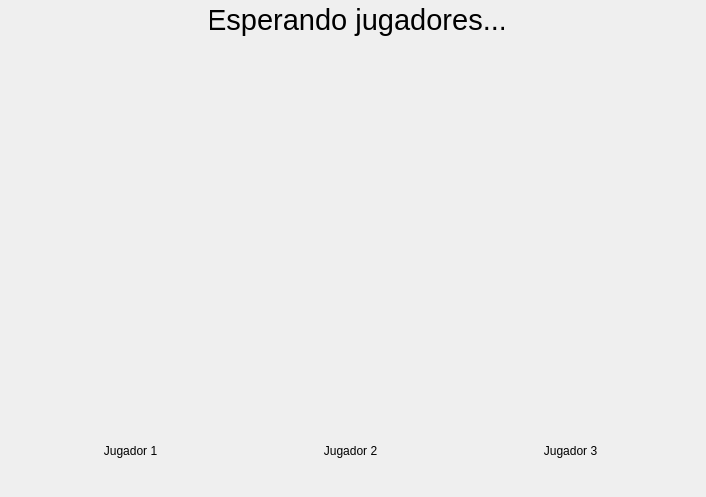
<?xml version="1.0" encoding="UTF-8"?>
<ui version="4.0">
 <class>sala_espera3</class>
 <widget class="QWidget" name="sala_espera3">
  <property name="enabled">
   <bool>true</bool>
  </property>
  <property name="geometry">
   <rect>
    <x>0</x>
    <y>0</y>
    <width>706</width>
    <height>497</height>
   </rect>
  </property>
  <property name="windowTitle">
   <string>Form</string>
  </property>
  <widget class="QLabel" name="label">
   <property name="geometry">
    <rect>
     <x>0</x>
     <y>0</y>
     <width>706</width>
     <height>497</height>
    </rect>
   </property>
   <property name="text">
    <string/>
   </property>
   <property name="pixmap">
    <pixmap resource="../Imagenes/imagenes.qrc">:/logo/Tapete_verde.jpg</pixmap>
   </property>
  </widget>
  <widget class="QLabel" name="EspJugLabel_3">
   <property name="geometry">
    <rect>
     <x>210</x>
     <y>0</y>
     <width>294</width>
     <height>39</height>
    </rect>
   </property>
   <property name="maximumSize">
    <size>
     <width>600</width>
     <height>50</height>
    </size>
   </property>
   <property name="font">
    <font>
     <pointsize>22</pointsize>
    </font>
   </property>
   <property name="cursor">
    <cursorShape>ArrowCursor</cursorShape>
   </property>
   <property name="text">
    <string>Esperando jugadores...</string>
   </property>
   <property name="alignment">
    <set>Qt::AlignCenter</set>
   </property>
  </widget>
  <widget class="QWidget" name="widget_15" native="true">
   <property name="geometry">
    <rect>
     <x>0</x>
     <y>80</y>
     <width>709</width>
     <height>342</height>
    </rect>
   </property>
   <widget class="QWidget" name="layoutWidget_3">
    <property name="geometry">
     <rect>
      <x>0</x>
      <y>-10</y>
      <width>709</width>
      <height>331</height>
     </rect>
    </property>
    <layout class="QHBoxLayout" name="horizontalLayout_4">
     <item>
      <widget class="QLabel" name="label_21">
       <property name="maximumSize">
        <size>
         <width>10</width>
         <height>100</height>
        </size>
       </property>
       <property name="text">
        <string/>
       </property>
      </widget>
     </item>
     <item>
      <widget class="QWidget" name="widget_16" native="true">
       <property name="maximumSize">
        <size>
         <width>152</width>
         <height>315</height>
        </size>
       </property>
       <property name="styleSheet">
        <string notr="true">background-color: rgba(191, 64, 64, 0);
border-color: rgb(0, 0, 0);</string>
       </property>
       <widget class="QLabel" name="dorso1_label">
        <property name="geometry">
         <rect>
          <x>0</x>
          <y>0</y>
          <width>152</width>
          <height>315</height>
         </rect>
        </property>
        <property name="autoFillBackground">
         <bool>false</bool>
        </property>
        <property name="styleSheet">
         <string notr="true">background-color: rgba(191, 64, 64, 0);</string>
        </property>
        <property name="text">
         <string/>
        </property>
        <property name="pixmap">
         <pixmap resource="../Imagenes/imagenes.qrc">:/cartas/default/dorso.png</pixmap>
        </property>
        <property name="scaledContents">
         <bool>true</bool>
        </property>
       </widget>
      </widget>
     </item>
     <item>
      <widget class="QLabel" name="label_22">
       <property name="maximumSize">
        <size>
         <width>10</width>
         <height>100</height>
        </size>
       </property>
       <property name="text">
        <string/>
       </property>
      </widget>
     </item>
     <item>
      <widget class="QWidget" name="widget_17" native="true">
       <property name="enabled">
        <bool>true</bool>
       </property>
       <property name="maximumSize">
        <size>
         <width>152</width>
         <height>315</height>
        </size>
       </property>
       <property name="styleSheet">
        <string notr="true">background-color: rgb(222, 221, 218);
background-color: rgba(191, 64, 64, 0);
border-color: rgb(0, 0, 0);</string>
       </property>
       <widget class="QLabel" name="dorso2_label">
        <property name="geometry">
         <rect>
          <x>0</x>
          <y>0</y>
          <width>152</width>
          <height>315</height>
         </rect>
        </property>
        <property name="autoFillBackground">
         <bool>false</bool>
        </property>
        <property name="styleSheet">
         <string notr="true">background-color: rgba(191, 64, 64, 0);</string>
        </property>
        <property name="text">
         <string/>
        </property>
        <property name="pixmap">
         <pixmap resource="../Imagenes/imagenes.qrc">:/cartas/default/dorso.png</pixmap>
        </property>
        <property name="scaledContents">
         <bool>true</bool>
        </property>
       </widget>
      </widget>
     </item>
     <item>
      <widget class="QLabel" name="label_23">
       <property name="maximumSize">
        <size>
         <width>10</width>
         <height>100</height>
        </size>
       </property>
       <property name="text">
        <string/>
       </property>
      </widget>
     </item>
     <item>
      <widget class="QWidget" name="widget_18" native="true">
       <property name="maximumSize">
        <size>
         <width>152</width>
         <height>315</height>
        </size>
       </property>
       <property name="styleSheet">
        <string notr="true">background-color: rgba(191, 64, 64, 0);
border-color: rgb(0, 0, 0);</string>
       </property>
       <widget class="QLabel" name="dorso3_label">
        <property name="geometry">
         <rect>
          <x>0</x>
          <y>0</y>
          <width>152</width>
          <height>315</height>
         </rect>
        </property>
        <property name="minimumSize">
         <size>
          <width>152</width>
          <height>315</height>
         </size>
        </property>
        <property name="maximumSize">
         <size>
          <width>152</width>
          <height>315</height>
         </size>
        </property>
        <property name="autoFillBackground">
         <bool>false</bool>
        </property>
        <property name="styleSheet">
         <string notr="true">background-color: rgba(191, 64, 64, 0);</string>
        </property>
        <property name="text">
         <string/>
        </property>
        <property name="pixmap">
         <pixmap resource="../Imagenes/imagenes.qrc">:/cartas/default/dorso.png</pixmap>
        </property>
        <property name="scaledContents">
         <bool>true</bool>
        </property>
       </widget>
      </widget>
     </item>
     <item>
      <widget class="QLabel" name="label_25">
       <property name="maximumSize">
        <size>
         <width>10</width>
         <height>100</height>
        </size>
       </property>
       <property name="text">
        <string/>
       </property>
      </widget>
     </item>
    </layout>
   </widget>
  </widget>
  <widget class="QWidget" name="widget_19" native="true">
   <property name="geometry">
    <rect>
     <x>0</x>
     <y>425</y>
     <width>709</width>
     <height>75</height>
    </rect>
   </property>
   <property name="maximumSize">
    <size>
     <width>709</width>
     <height>75</height>
    </size>
   </property>
   <widget class="QLabel" name="j1_label">
    <property name="geometry">
     <rect>
      <x>60</x>
      <y>0</y>
      <width>141</width>
      <height>51</height>
     </rect>
    </property>
    <property name="text">
     <string>Jugador 1</string>
    </property>
    <property name="alignment">
     <set>Qt::AlignCenter</set>
    </property>
   </widget>
   <widget class="QLabel" name="j2_label">
    <property name="geometry">
     <rect>
      <x>280</x>
      <y>0</y>
      <width>141</width>
      <height>51</height>
     </rect>
    </property>
    <property name="text">
     <string>Jugador 2</string>
    </property>
    <property name="alignment">
     <set>Qt::AlignCenter</set>
    </property>
   </widget>
   <widget class="QLabel" name="j3_label">
    <property name="geometry">
     <rect>
      <x>500</x>
      <y>0</y>
      <width>141</width>
      <height>51</height>
     </rect>
    </property>
    <property name="text">
     <string>Jugador 3</string>
    </property>
    <property name="alignment">
     <set>Qt::AlignCenter</set>
    </property>
   </widget>
  </widget>
  <widget class="QLabel" name="label_2">
   <property name="geometry">
    <rect>
     <x>291</x>
     <y>50</y>
     <width>121</width>
     <height>20</height>
    </rect>
   </property>
   <property name="font">
    <font>
     <pointsize>14</pointsize>
    </font>
   </property>
   <property name="text">
    <string/>
   </property>
  </widget>
 </widget>
 <resources>
  <include location="../Imagenes/imagenes.qrc"/>
 </resources>
 <connections/>
</ui>
